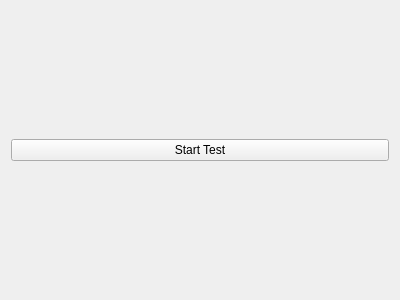
<?xml version="1.0" encoding="UTF-8"?>
<ui version="4.0">
 <class>LiveGUI</class>
 <widget class="QWidget" name="LiveGUI">
  <property name="geometry">
   <rect>
    <x>0</x>
    <y>0</y>
    <width>400</width>
    <height>300</height>
   </rect>
  </property>
  <property name="windowTitle">
   <string>Form</string>
  </property>
  <layout class="QVBoxLayout" name="verticalLayout">
   <item>
    <widget class="QPushButton" name="saveButton">
     <property name="text">
      <string>Start Test</string>
     </property>
    </widget>
   </item>
  </layout>
 </widget>
 <resources/>
 <connections/>
</ui>
